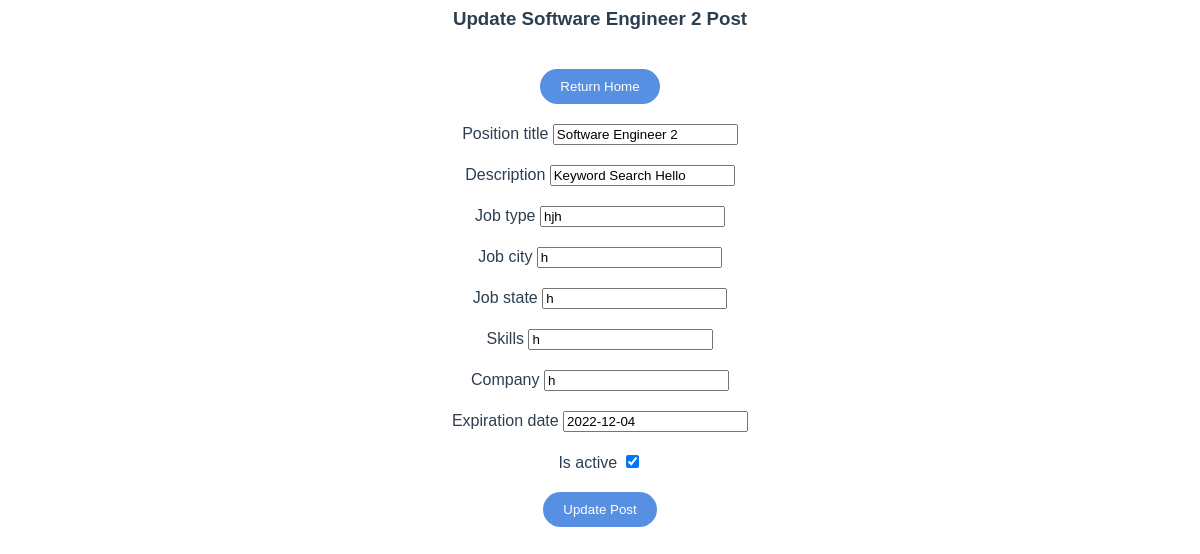
Before: /recruiter/post/update/5 with the older database file.
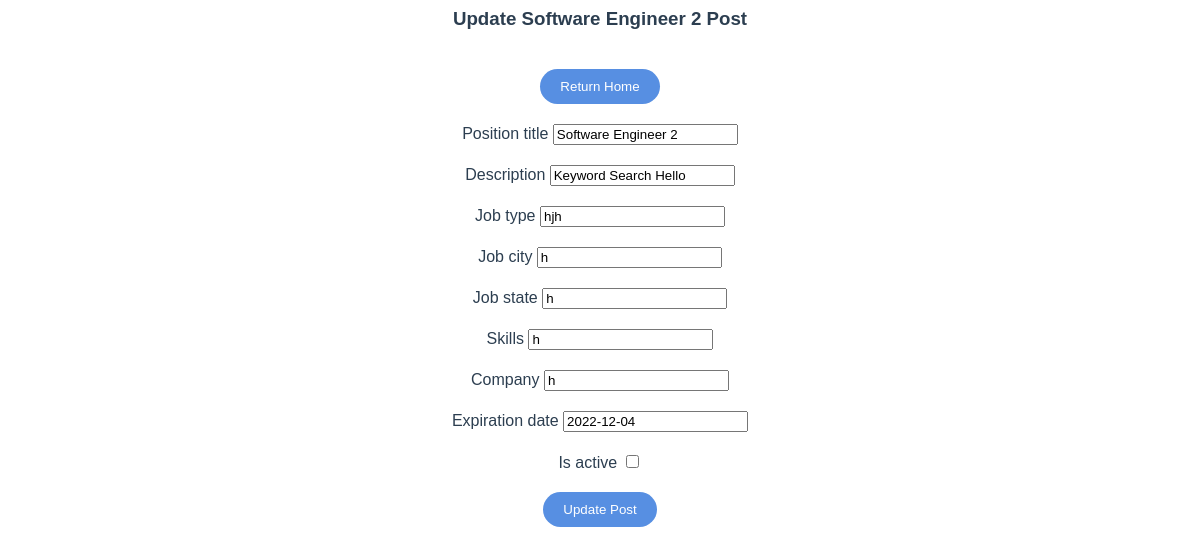
After: the same page with the newer database file.
### users/models.py (models this page shows, shortened)
class Post(models.Model):
    user = models.ForeignKey(User, on_delete=models.CASCADE)
    interests = models.ManyToManyField(Candidate)
    position_title = models.CharField(max_length=100,default='')
    job_type = models.CharField(max_length=100,default='')
    job_city = models.CharField(max_length=100,default='')
    job_state = models.CharField(max_length=100,default='')
    skills = models.CharField(max_length=100,default='')
    description = models.CharField(max_length=500,default='')
    company = models.CharField(max_length=100,default='')
    expiration_date = models.DateField(default=datetime.date.today)
    is_active = models.BooleanField(default = True)

### users/views.py (the view)
# urls.py: path('recruiter/post/update/<int:pk>', PostUpdateView.as_view(), name='recruiter_post_update'),
class PostUpdateView(UpdateView):
    model = Post
    template_name = "recruiter/post-update.html"
    fields = ('position_title', 'description', 'job_type', 'job_city', 'job_state', 'skills', 'company', 'expiration_date', 'is_active')
    success_url = "/recruiter/post/view/all"

### users/templates/recruiter/post-update.html (shortened to what this page needs)
{% load static %}<html lang="en">
<head>
    <link rel="stylesheet" type="text/css" href="{% static 'css/style.css' %}">
</head>
<body>
    <h3>Update {{post.position_title}} Post</h3>
    <button><a href="/">Return Home</a></button>
    <form method="post">
        {% for field in form %}
          <div style="margin-top: 20px;">
          {{ field.label }}
          {{ field }}
          </div>
        {% endfor %}
        <button type="submit">Update Post</button>
    </form>
</body>
</html>

Changed rows visible on the page:
changed Post "Software Engineer 2": is_active "☑" → "☐"
